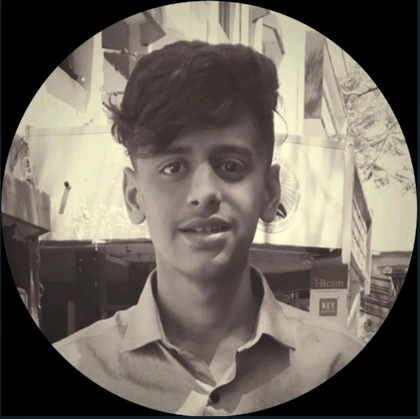
%> input picture raw.png, 420 x 419 px, shrunk from 727 x 725 before the run
$ octave Threshold.m   (GNU Octave 9; MATLAB toolbox functions it lacks are replaced by stand-ins)
%> lines starting %> are read from the running program, lines starting %| are printed output that depends on the picture; in (x1, y1, x2, y2) boxes, pixels count from 0 and x2, y2 are one past the last pixel; in counts of white or black regions, pixels touching at a corner belong together; the program's own positions count from 1
clc;
clear all;
close all;

figure('Name','TYCS - 582 - Jaisal Shah','NumberTitle','off');
p = imread('C:\Users\Jaisal Shah\Desktop\TYCS-582\College-Stuff\Sem VI\DIP\Practicals\raw.png');
%> p is the input picture: size 419x420x3 uint8; mean R, G, B 111.7, 104.4, 95.2
p1 = rgb2gray(p);
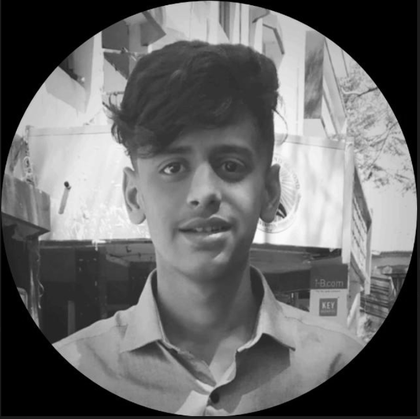
%> p1: size 419x420 uint8; min 0, max 252, mean 105.5
subplot(1,2,1);
imshow(p1);
title('Original Image');

T = input('Enter threshold value: ');
%> the answer given: 100
[row column] = size(p1);
%> row = 419; column = 420

for x=1:row
 for y=1:column
     if((p1(x, y)) < T)
         p1(x, y) = 0;
     else
         p1(x, y) = 255;
     end;
 end;
end;
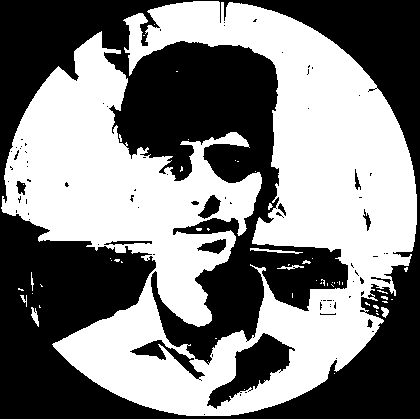
%> p1: size 419x420 uint8; 50.1% white; 80 black regions (66 under 20 px), largest, box (x1, y1, x2, y2) and area: (0, 0, 420, 419) 83268, (207, 333, 295, 409) 2512, (130, 340, 205, 381) 698
subplot(1,2,2);
imshow(p1); title('Threshold Image');
